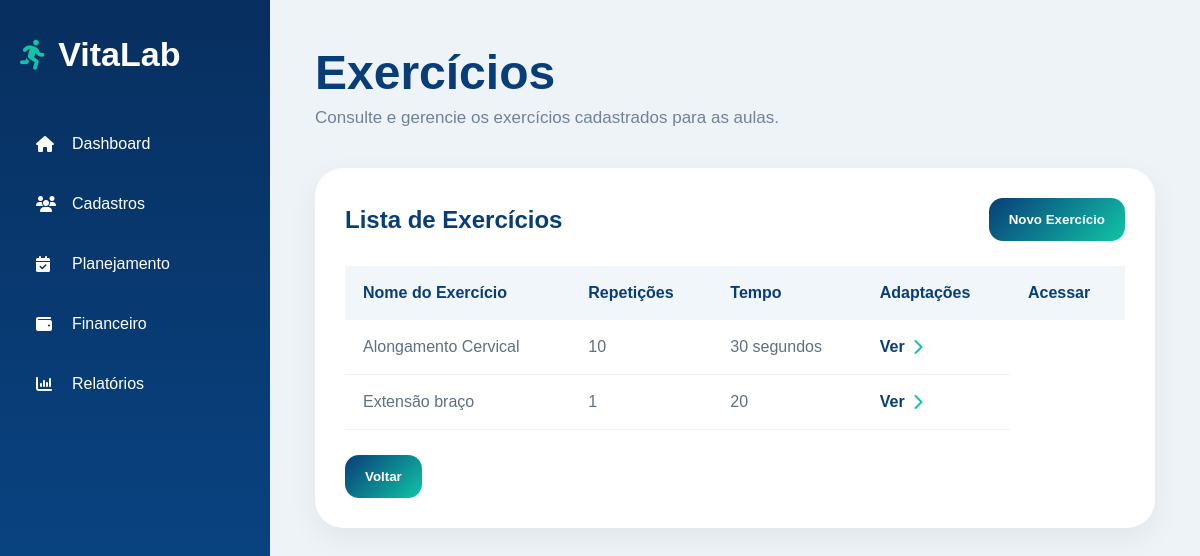
The page /exercicios on the database its author committed.
### tables this page shows
CREATE TABLE exercicios (
    id INTEGER PRIMARY KEY AUTOINCREMENT,
    nome TEXT NOT NULL,
    repeticoes TEXT,
    tempo TEXT,
    adaptacoes TEXT,
    imagem TEXT,
    video TEXT
);

### app.py (the view)
@app.route("/exercicios")
def exercicios():
    conexao = conectar_banco()
    exercicios = conexao.execute("""
        SELECT * FROM exercicios
        ORDER BY nome
    """).fetchall()
    conexao.close()
    return render_template(
        "exercicios.html",
        exercicios=exercicios
    )

### app.py (called while the page is built)
def conectar_banco():
    conexao = sqlite3.connect("vitalab.db")
    conexao.row_factory = sqlite3.Row
    return conexao

### templates/exercicios.html (shortened to what this page needs)
<!DOCTYPE html>
<html lang="pt-br">
<head>
<link rel="stylesheet" href="{{ url_for('static', filename='style.css') }}">
<link rel="stylesheet" href="https://cdnjs.cloudflare.com/ajax/libs/font-awesome/6.5.1/css/all.min.css">
</head>
<body class="system-page">
<div class="sidebar">
    <div class="sidebar-logo">
        <i class="fa-solid fa-person-running"></i>
        <h2>VitaLab</h2>
    </div>
    <ul class="sidebar-menu">
        <li><a href="/dashboard"><i class="fa-solid fa-house"></i>Dashboard</a></li>
        <li><a href="/cadastros"><i class="fa-solid fa-users"></i>Cadastros</a></li>
        <li><a href="/planejamento"><i class="fa-solid fa-calendar-check"></i>Planejamento</a></li>
        <li><a href="/financeiro"><i class="fa-solid fa-wallet"></i>Financeiro</a></li>
        <li><a href="/relatorios"><i class="fa-solid fa-chart-column"></i>Relatórios</a></li>
    </ul>
</div>
<div class="content-area">
    <div class="topbar">
        <h1>Exercícios</h1>
        <p>Consulte e gerencie os exercícios cadastrados para as aulas.</p>
    </div>
    <div class="table-card">
        <div class="table-header">
            <h2>Lista de Exercícios</h2>
            <a href="/cadastro-exercicio">
                <button class="secondary-button">Novo Exercício</button>
            </a>
        </div>
        <div class="table-wrapper">
            <table>
                <thead>
                    <tr>
                        <th>Nome do Exercício</th>
                        <th>Repetições</th>
                        <th>Tempo</th>
                        <th>Adaptações</th>
                        <th>Acessar</th>
                    </tr>
                </thead>
                <tbody>
{% for exercicio in exercicios %}
<tr>
    <td>{{ exercicio['nome'] }}</td>
    <td>{{ exercicio['repeticoes'] }}</td>
    <td>{{ exercicio['tempo'] }}</td>
    <td>
        <a href="/editar-exercicio/{{ exercicio['id'] }}" class="record-link">
            Ver
            <i class="fa-solid fa-chevron-right"></i>
        </a>
    </td>
</tr>
{% endfor %}
</tbody>
            </table>
        </div>
        <div class="action-buttons">
            <a href="/planejamento">
                <button class="secondary-button">Voltar</button>
            </a>
        </div>
    </div>
</div>
</body>
</html>

### static/style.css (style rules this page uses)
* { margin: 0; padding: 0; box-sizing: border-box; font-family: Arial, Helvetica, sans-serif; }
body { background: #eef3f8; }
a { text-decoration: none; }
.system-page { min-height: 100vh; display: flex; background: #eef3f8; }
.sidebar { width: 270px; min-height: 100vh; background: linear-gradient(180deg, #072f5f, #0a4b8f); padding: 35px 20px; }
.sidebar-logo { display: flex; align-items: center; color: white; margin-bottom: 45px; }
.sidebar-logo i { font-size: 30px; margin-right: 12px; color: #11c4a7; }
.sidebar-logo h2 { font-size: 34px; }
.sidebar-menu { list-style: none; }
.sidebar-menu li { margin-bottom: 10px; }
.sidebar-menu a { display: flex; align-items: center; padding: 16px; border-radius: 16px; color: white; font-weight: 500; }
.sidebar-menu i { width: 24px; margin-right: 12px; }
.content-area { flex: 1; padding: 45px; }
.topbar { margin-bottom: 40px; }
.topbar h1 { color: #083d77; font-size: 48px; margin-bottom: 8px; }
.topbar p { color: #708198; font-size: 17px; }
.table-card { background:white; border-radius:28px; padding:30px; box-shadow:0 10px 30px rgba(0,0,0,0.06); }
.table-header { display:flex; justify-content:space-between; align-items:center; margin-bottom:25px; }
.table-header h2 { color:#083d77; }
.secondary-button { border:none; padding:14px 20px; border-radius:14px; background:linear-gradient(135deg,#083d77,#11c4a7); color:white; cursor:pointer; font-weight:bold; }
.table-wrapper { overflow-x:auto; }
table { width:100%; border-collapse:collapse; }
th { background:#f1f6fb; color:#083d77; padding:18px; text-align:left; }
td { padding:18px; border-bottom:1px solid #edf2f7; color:#5f6f81; }
.record-link { display:flex; align-items:center; gap:8px; color:#083d77; font-weight:bold; }
.record-link i { color:#11c4a7; }
.action-buttons { margin-top:30px; display:flex; gap:15px; }
.action-buttons { display:flex; gap:15px; margin-top:25px; }

### rows shown on the page
exercicios: nome "Alongamento Cervical", repeticoes "10", tempo "30 segundos"
exercicios: nome "Extensão braço", repeticoes "1", tempo "20"
